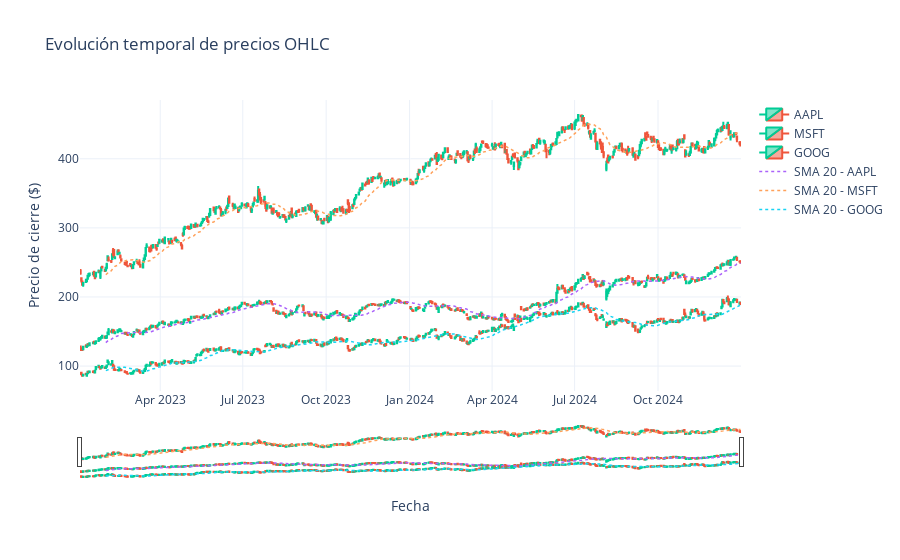

Here is the notebook cell this chart was saved with:
### Markdown cell above
## TÉCNICA GRUPO II (Habituales y específicas): Candlestick Chart  

**Objetivo**: Mostrar la evolución temporal de precios OHLC por empresa.

Incluye hover detallado, media móvil y rangeslider temporal.

### Code cell
# ==================================================
# CANDLESTICK CHART — Evolución temporal de precios
# ==================================================

# Crear figura vacía
fig = go.Figure()

tickers = df["Ticker"].unique()

# Añadir trazas para cada ticker
for ticker in tickers:
    sub_df = df[df["Ticker"] == ticker]
    fig.add_trace(go.Candlestick(
        x=sub_df["Date"],
        open=sub_df["Open"],
        high=sub_df["High"],
        low=sub_df["Low"],
        close=sub_df["Close"],
        name=ticker,
        increasing_line_color="#00CC96",  # verde-azul para días alcistas
        decreasing_line_color="#EF553B"   # rojo para días bajistas
    ))

# Media móvil (SMA 20) opcional
df["SMA20"] = df.groupby("Ticker")["Close"].transform(lambda x: x.rolling(20).mean())
for ticker in tickers:
    sub_df = df[df["Ticker"] == ticker]
    fig.add_trace(go.Scatter(
        x=sub_df["Date"], y=sub_df["SMA20"],
        mode="lines", name=f"SMA 20 - {ticker}",
        line=dict(width=1.5, dash="dot")
    ))

# Layout con interactividad
fig.update_layout(
    title="Evolución temporal de precios OHLC",
    xaxis_title="Fecha",
    yaxis_title="Precio de cierre ($)",
    xaxis_rangeslider_visible=True,
    template="plotly_white",
    hovermode="x unified",
)

# Mostrar
fig.show()

# Guardar como HTML (ya lo tienes)
fig.write_html(r"../Visualizaciones/CandleSticks.html")

# Guardar también como PNG
fig.write_image(r"../Visualizaciones/CandleSticks.png", width=1200, height=600)

### Figure 1 — Plotly figure (JSON) as saved in the notebook; plotly's stock layout.template omitted (floating-point values rounded to 4 significant figures; data arrays with more than 128 entries replaced by an {"elided": "..."} marker saying what was removed)
{"data": [{"close": {"elided": "502 float values"}, "decreasing": {"line": {"color": "#EF553B"}}, "high": {"elided": "502 float values"}, "increasing": {"line": {"color": "#00CC96"}}, "low": {"elided": "502 float values"}, "name": "AAPL", "open": {"elided": "502 float values"}, "type": "candlestick", "x": {"elided": "502 str values"}}, {"close": {"elided": "502 float values"}, "decreasing": {"line": {"color": "#EF553B"}}, "high": {"elided": "502 float values"}, "increasing": {"line": {"color": "#00CC96"}}, "low": {"elided": "502 float values"}, "name": "MSFT", "open": {"elided": "502 float values"}, "type": "candlestick", "x": {"elided": "502 str values"}}, {"close": {"elided": "502 float values"}, "decreasing": {"line": {"color": "#EF553B"}}, "high": {"elided": "502 float values"}, "increasing": {"line": {"color": "#00CC96"}}, "low": {"elided": "502 float values"}, "name": "GOOG", "open": {"elided": "502 float values"}, "type": "candlestick", "x": {"elided": "502 str values"}}, {"line": {"dash": "dot", "width": 1.5}, "mode": "lines", "name": "SMA 20 - AAPL", "type": "scatter", "x": {"elided": "502 str values"}, "y": {"elided": "502 float values"}}, {"line": {"dash": "dot", "width": 1.5}, "mode": "lines", "name": "SMA 20 - MSFT", "type": "scatter", "x": {"elided": "502 str values"}, "y": {"elided": "502 float values"}}, {"line": {"dash": "dot", "width": 1.5}, "mode": "lines", "name": "SMA 20 - GOOG", "type": "scatter", "x": {"elided": "502 str values"}, "y": {"elided": "502 float values"}}], "layout": {"hovermode": "x unified", "title": {"text": "Evolución temporal de precios OHLC"}, "xaxis": {"rangeslider": {"visible": true}, "title": {"text": "Fecha"}}, "yaxis": {"title": {"text": "Precio de cierre ($)"}}}}
